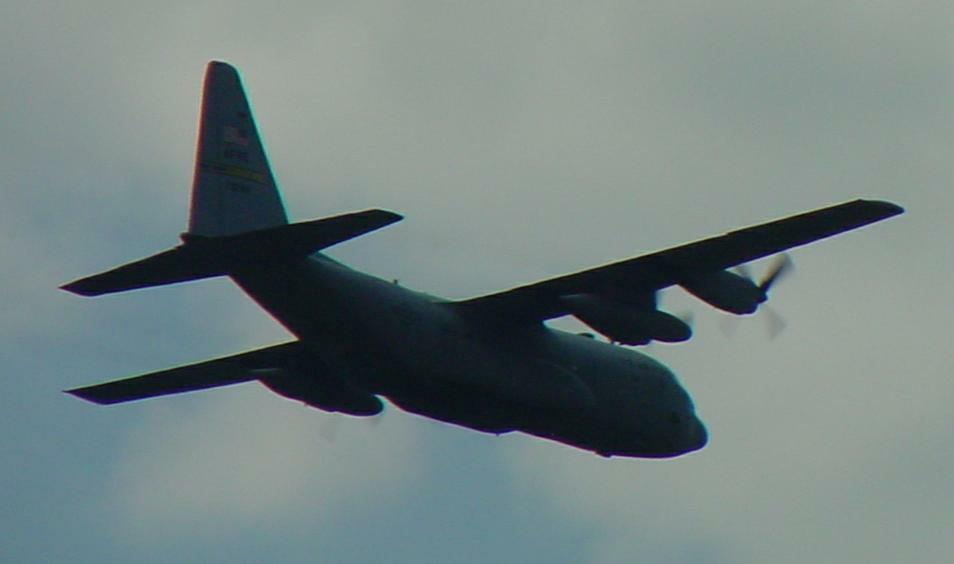
%> input picture trunk/Validation/Ch_13_Images/C-130.jpg, 954 x 564 px
$ octave Listing_13_7.m   (GNU Octave 9; MATLAB toolbox functions it lacks are replaced by stand-ins)
%> lines starting %> are read from the running program, lines starting %| are printed output that depends on the picture; in (x1, y1, x2, y2) boxes, pixels count from 0 and x2, y2 are one past the last pixel; in counts of white or black regions, pixels touching at a corner belong together; the program's own positions count from 1
% Listing 13-7 - Edge detection
clear
clc
close all

 pic = imread('C-130.jpg');
%> pic is the input picture: size 564x954x3 uint8; mean R, G, B 115.2, 129.6, 128.7
 [rows, cols, cl] = size(pic);
%> rows = 564; cols = 954; cl = 3

 amps = uint16(pic(:,:,1)) ...
      + uint16(pic(:,:,2)) ...
      + uint16(pic(:,:,3));
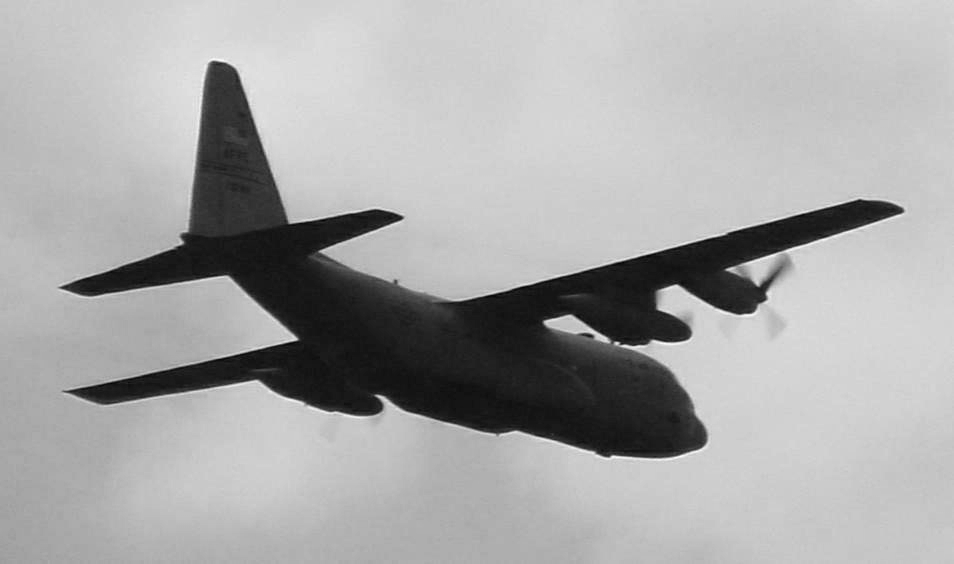
%> amps: size 564x954 uint16; min 12, max 559, mean 373.5; drawn with min black and max white

 up = max(max(amps));
%> up = 559
 dn = min(min(amps));
%> dn = 12
 fact = .5;
 thresh = uint16(dn + fact * (up - dn));
%> thresh = 286

 pix = amps(2:end, 2:end);
 ptl = amps(1:end-1, 1:end-1);
  pt = amps(1:end-1, 2:end);
  pl = amps(2:end, 1:end-1);

 alloff= and(and((pix > thresh), ( pt  > thresh)), ...
             and(( pl > thresh), (ptl  > thresh)));
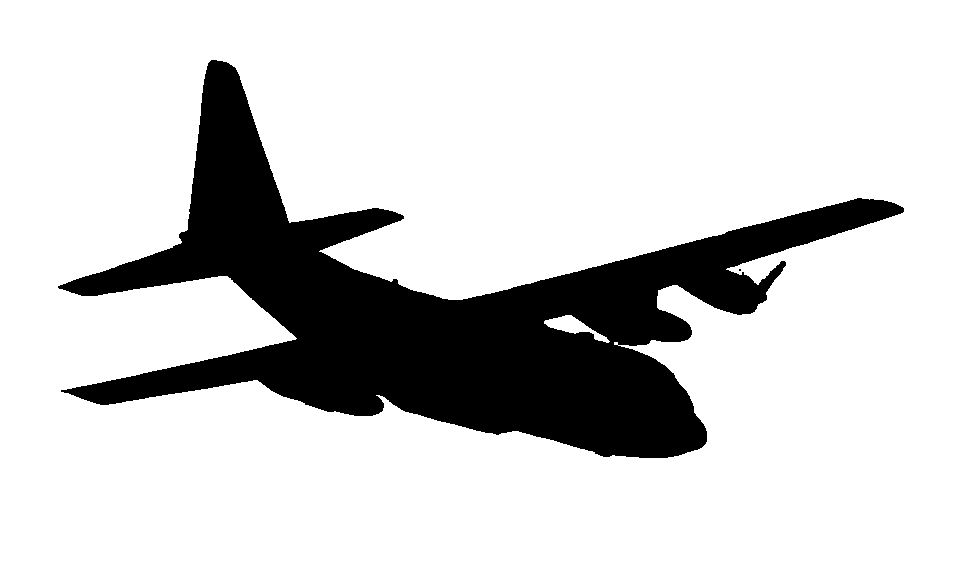
%> alloff: size 563x953 logical; 81.4% white; 2 black regions (1 under 20 px), largest, box (x1, y1, x2, y2) and area: (58, 60, 904, 458) 99961
 allon = and(and((pix <= thresh), ( pt <= thresh)), ...
             and(( pl <= thresh), (ptl <= thresh)));
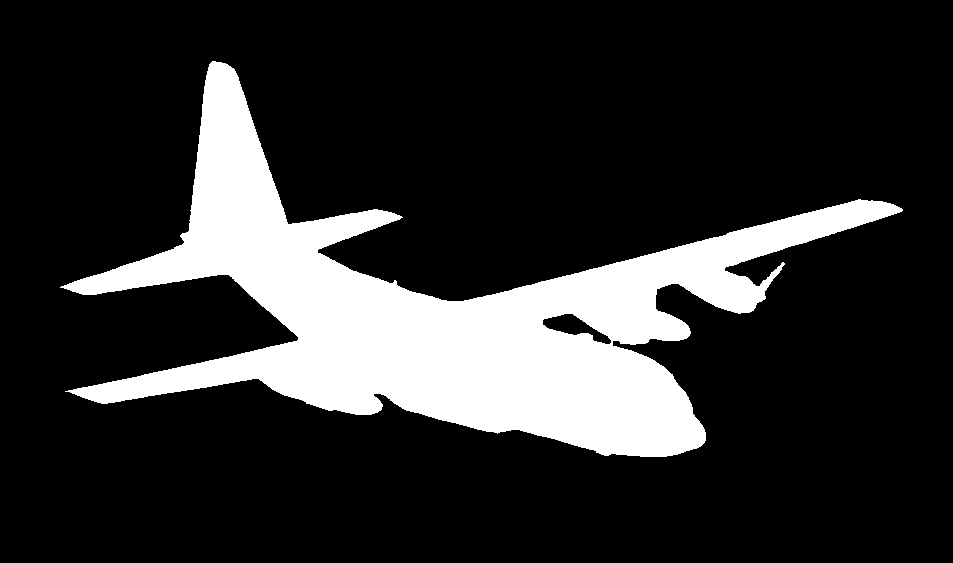
%> allon: size 563x953 logical; 17.8% white; 1 white region, box (x1, y1, x2, y2) and area: (60, 61, 903, 457) 95715
 edges = and(not(allon), not(alloff));
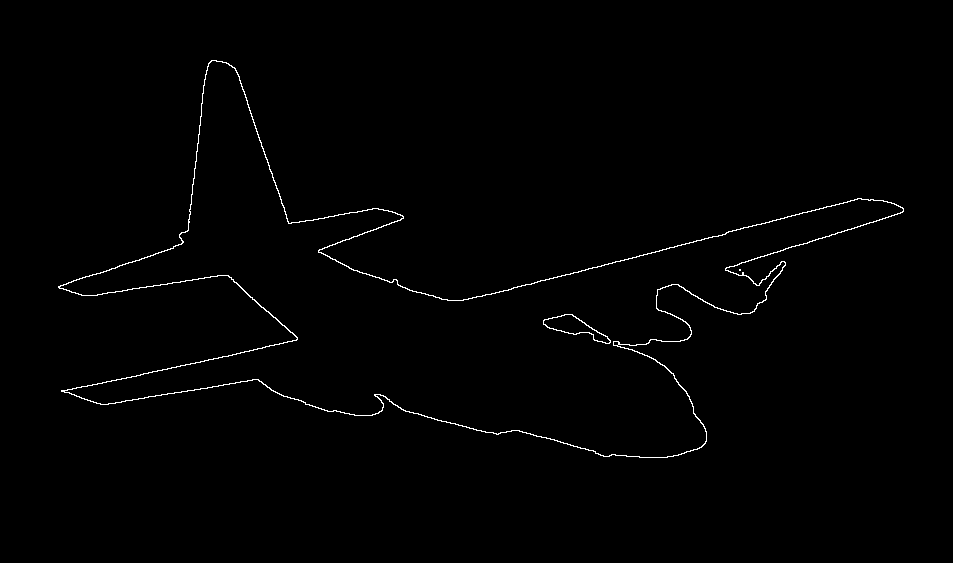
%> edges: size 563x953 logical; 0.79% white in thin lines or dots, all inside (x1, y1, x2, y2) = (58, 60, 904, 458)
 layer = uint8(zeros(rows-1, cols-1));
 layer(edges) = 255;
 outline(:,:,1) = layer;
 outline(:,:,2) = layer;
 outline(:,:,3) = layer;
 image(outline)
 imwrite(outline, 'c-130 edges.jpg','jpg')
